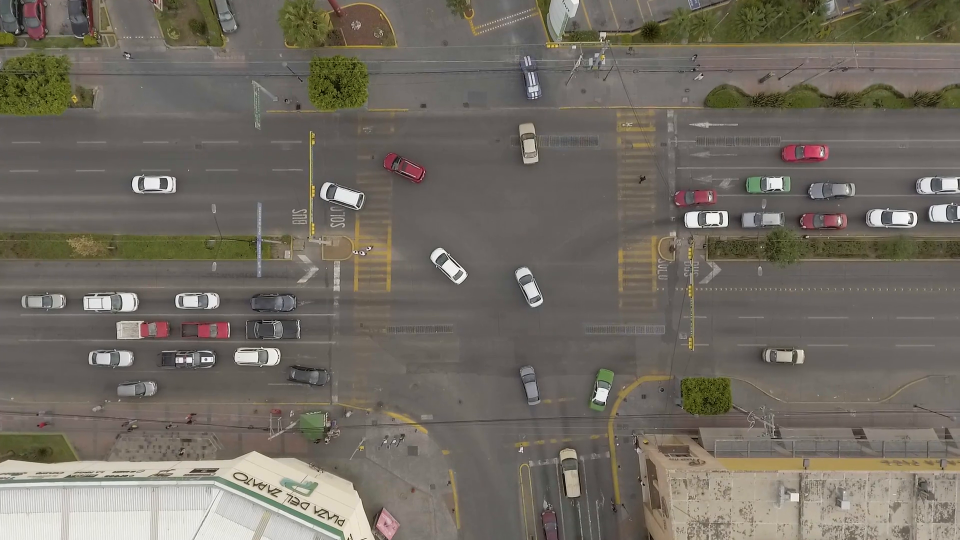
#> input picture frame 14 of opticalflow/sample3.mp4, 1920 x 1080 px, given in place of sample.mov, which was not available (shown at 1/2 size)
$ python movie_opticalflow.py
#> lines starting #> are read from the running program, lines starting #| are printed output that depends on the picture; after the words box and inside, x2 and y2 are one past the last pixel; in counts of white or black regions, pixels touching at a corner belong together; pictures that were not available may be replaced by others from this repository, and a replacement may not be noted
import cv2
import numpy as np


def draw_flow(img, gray, flow, step=16):
    h, w = img.shape[:2]
    y, x = np.mgrid[step / 2:h:step, step /
                    2:w:step].reshape(2, -1).astype(int)
    fx, fy = flow[y, x].T * 10
    lines = np.vstack([x, y, x + fx, y + fy]).T.reshape(-1, 2, 2)
    lines = np.int32(lines)

    # vis = np.zeros((img.shape[0], img.shape[1], 3), np.uint8)
    vis = cv2.cvtColor(gray, cv2.COLOR_GRAY2BGR)  # グレー画像を背景に使用
    vis = 255 - vis  # ネガ反転
    rad = int(step / 2)

    i = 0  # ループカウンタ
    for (x1, y1), (x2, y2) in lines:
        pv = img[y1, x1]
        col = (int(pv[0]), int(pv[1]), int(pv[2]))
        r = rad - int(rad * abs(fx[i]) * .05)  # ドットの半径を移動ベクトルの量に応じて小さくする
        cv2.circle(vis, (x1, y1), abs(r), col, -1)
        i += 1
    cv2.polylines(vis, lines, False, (255, 255, 0), 2)
    return vis


cap = cv2.VideoCapture('./sample.mov')
# cap = cv2.VideoCapture('./sample2.mp4')
ret, frame = cap.read()
#> frame is the input picture: shape (1080, 1920, 3); mean B, G, R 98.2, 107.6, 113.5
prevgray = cv2.cvtColor(frame, cv2.COLOR_BGR2GRAY)
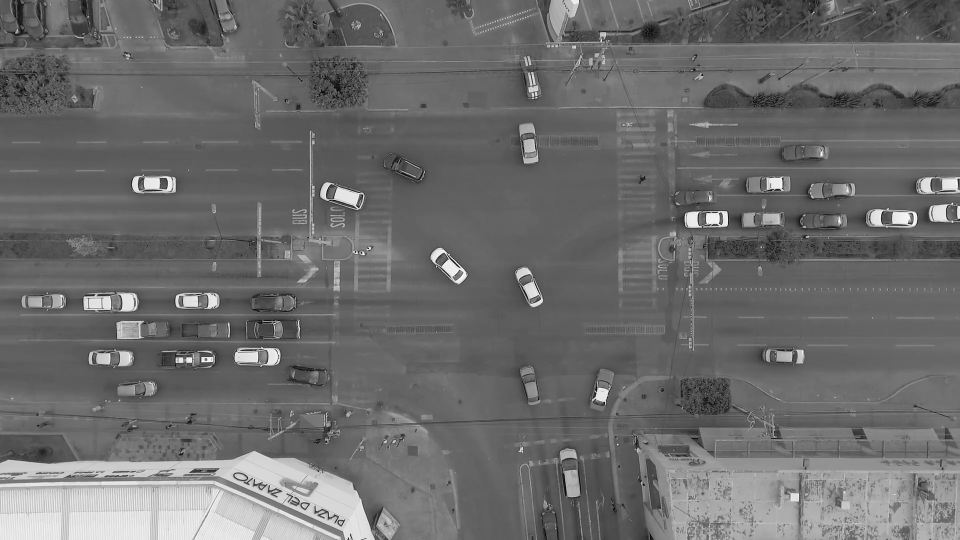
#> prevgray: shape (1080, 1920) (shown at 1/2 size); min 0, max 255, mean 108.3

while True:
    # カメラのフレームをキャプチャ
    ret, frame = cap.read()
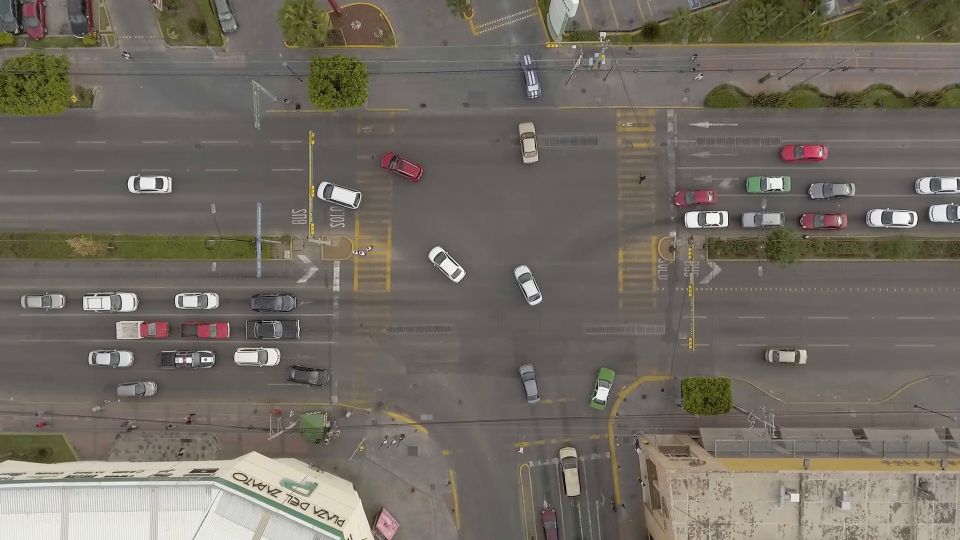
#> input picture frame 15 of opticalflow/sample3.mp4, 1920 x 1080 px, given in place of sample.mov, which was not available (shown at 1/2 size)
#> frame is the input picture: shape (1080, 1920, 3); mean B, G, R 98.4, 107.7, 113.6
    gray = cv2.cvtColor(frame, cv2.COLOR_BGR2GRAY)
    flow = cv2.calcOpticalFlowFarneback(
        prevgray, gray, None, 0.5, 3, 15, 3, 5, 1.2, 0)
    # flow[縦軸データ, 横軸データ, (x,y)]
    # print flow[0,0,:] # ＠ x,y ともに 0 番目のベクトルの大きさ, 角度（であってる？）
    prevgray = gray

    # プレビュー
    cv2.imshow('detect preview', draw_flow(frame, gray, flow, 32))
#> in draw_flow, `fx, fy = flow[y, x].T * 10`: fx = 2040 values, max 54.86 at index 1368, min -86.47 at index 670, mean -0.882; fy = 2040 values, max 21.23 at index 1869, min -38.57 at index 1113, mean -0.457
#> in draw_flow, `vis = 255 - vis`:
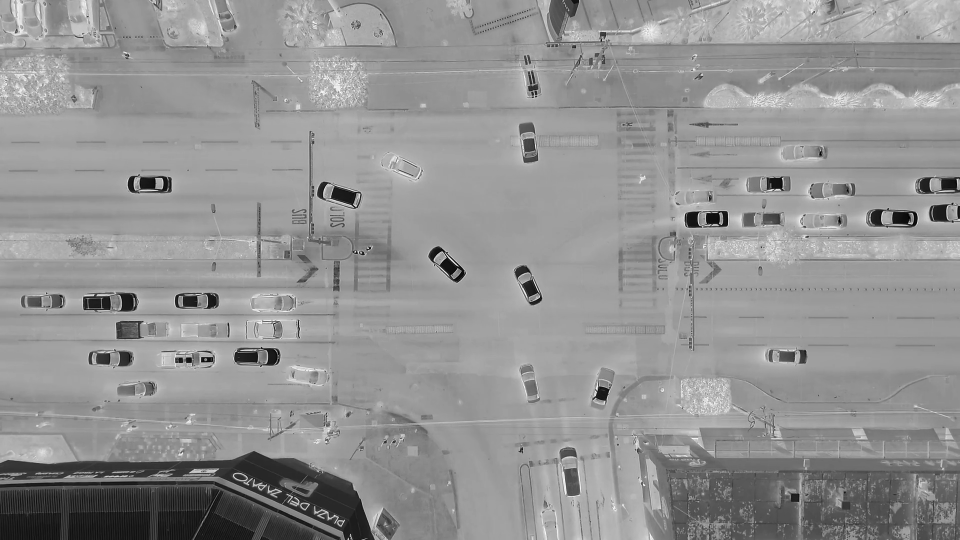
#> vis: shape (1080, 1920, 3) (shown at 1/2 size); min 0, max 255, mean 146.6
#> the loop in draw_flow, `for (x1, y1), (x2, y2) in lines:` made 2040 passes
#> (x1, x2, y2, col, r) on passes 1 to 3: (16, 6, 13, (87, 88, 83), 9), (48, 36, 9, (91, 85, 131), 8), (80, 69, 10, (109, 106, 140), 8)
#> after the loop in draw_flow, `for (x1, y1), (x2, y2) in lines:`:
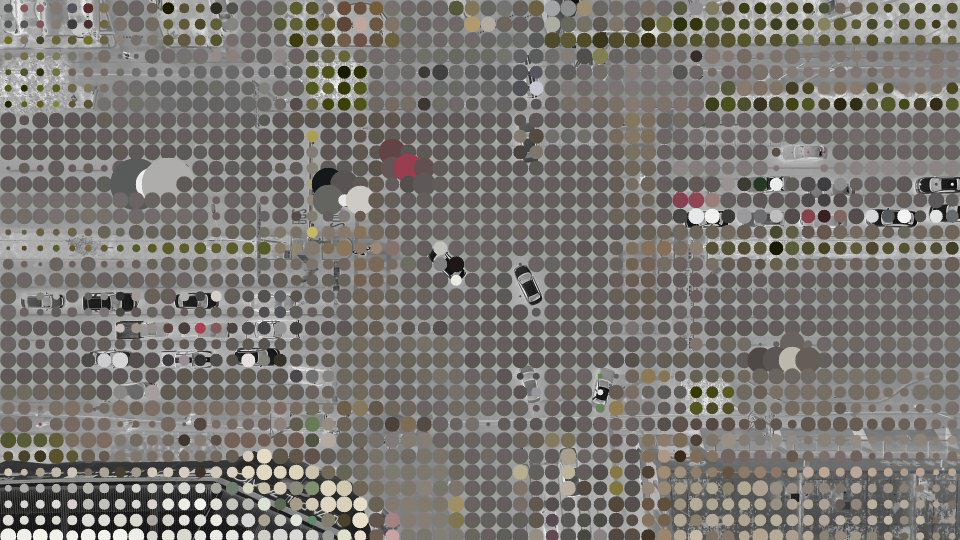
#> vis: shape (1080, 1920, 3) (shown at 1/2 size); mean B, G, R 115.6, 120.3, 123.8
#> after the loop in draw_flow, `for (x1, y1), (x2, y2) in lines:`: i = 2040
#> in draw_flow, `cv2.polylines(vis, lines, False, (255, 255, 0), 2)`:
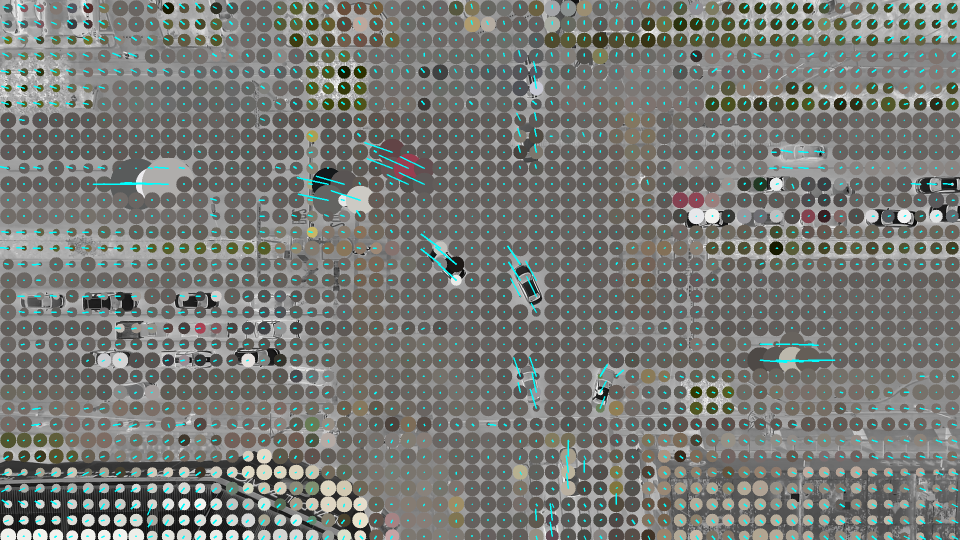
#> vis: shape (1080, 1920, 3) (shown at 1/2 size); 2.13% of pixels changed, all inside (x1, y1, x2, y2) = (0, 5, 1917, 1080)

    if cv2.waitKey(1) & 0xFF == ord('q'):
#> (key q is pressed here)
        cap.release()
        break

    cv2.destroyAllWindows()

$ run again, starting later in the video
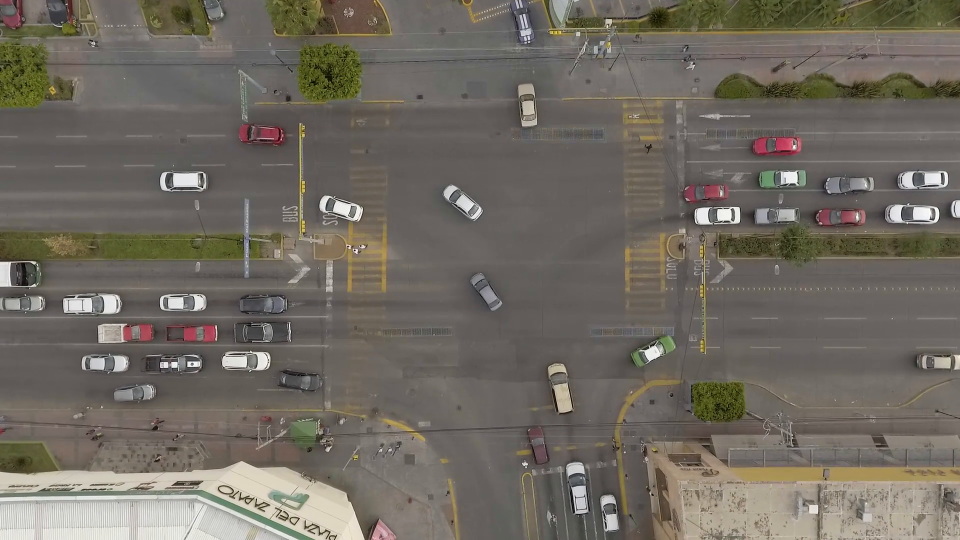
#> input picture frame 63 of opticalflow/sample3.mp4, 1920 x 1080 px, given in place of sample.mov, which was not available (shown at 1/2 size)
#> frame is the input picture: shape (1080, 1920, 3); mean B, G, R 97.1, 106.3, 112.2
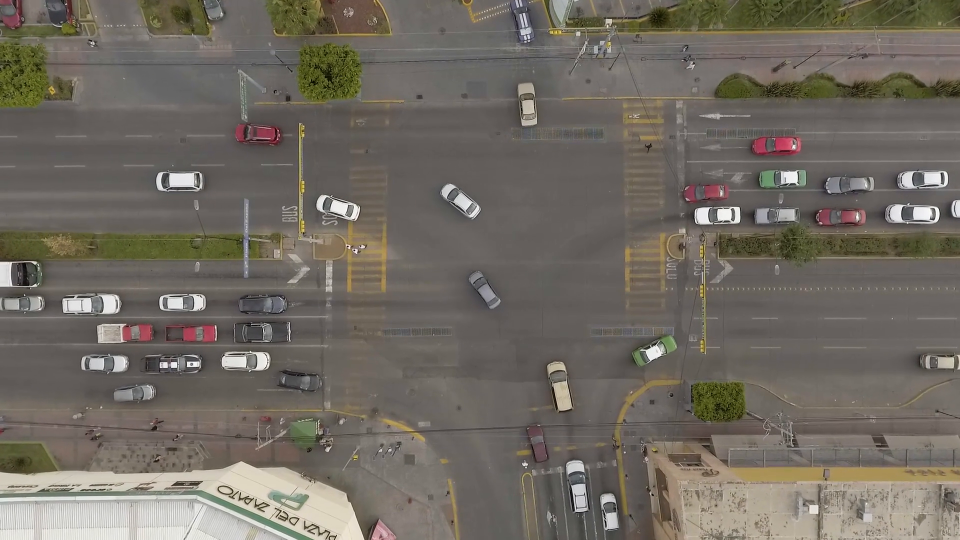
#> input picture frame 64 of opticalflow/sample3.mp4, 1920 x 1080 px, given in place of sample.mov, which was not available (shown at 1/2 size)
#> frame is the input picture: shape (1080, 1920, 3); mean B, G, R 97.6, 106.5, 112.6
#> fx = 2040 values, max 69.14 at index 1379, min -77.25 at index 610, mean -1.83; fy = 2040 values, max 32.03 at index 1921, min -42.74 at index 1653, mean -0.725
#> the loop in draw_flow, `for (x1, y1), (x2, y2) in lines:` made 2040 passes
#> (x1, x2, y2, col, r) on passes 1 to 3: (16, 6, 16, (104, 106, 108), 9), (48, 38, 13, (93, 99, 110), 9), (80, 69, 13, (119, 121, 131), 8)
#> after the loop in draw_flow, `for (x1, y1), (x2, y2) in lines:`: i = 2040
#> in draw_flow, `cv2.polylines(vis, lines, False, (255, 255, 0), 2)`:
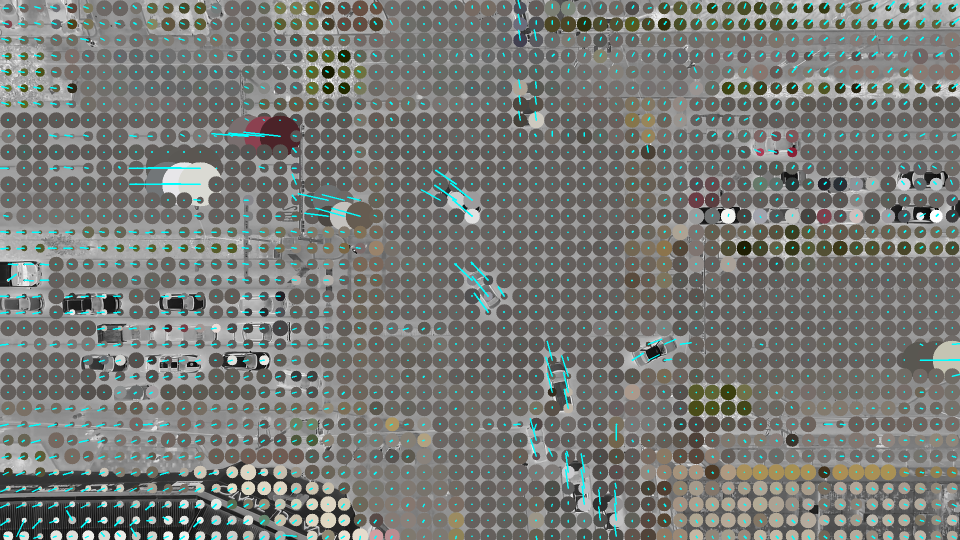
#> vis: shape (1080, 1920, 3) (shown at 1/2 size); mean B, G, R 119.1, 123.4, 121.4

$ run again, starting later in the video
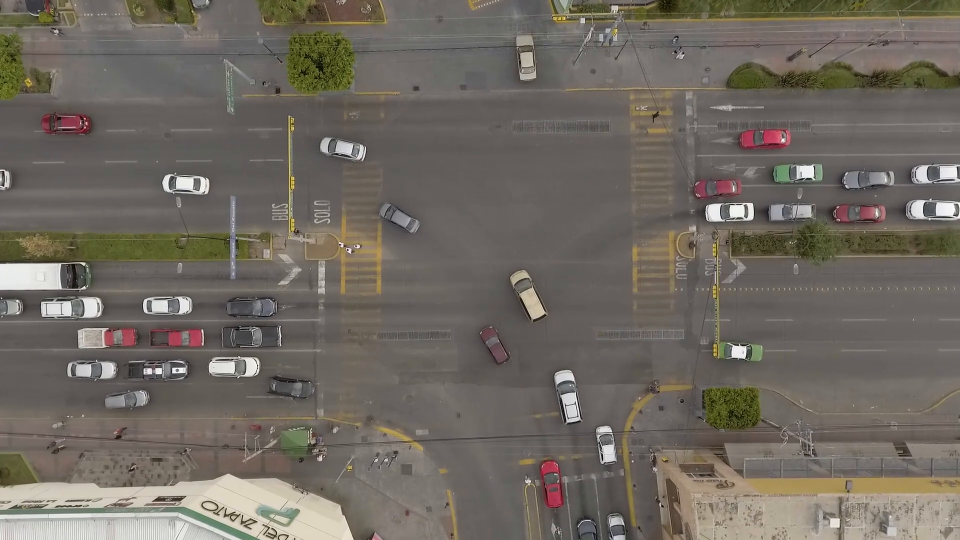
#> input picture frame 112 of opticalflow/sample3.mp4, 1920 x 1080 px, given in place of sample.mov, which was not available (shown at 1/2 size)
#> frame is the input picture: shape (1080, 1920, 3); mean B, G, R 96.9, 105.4, 111.7
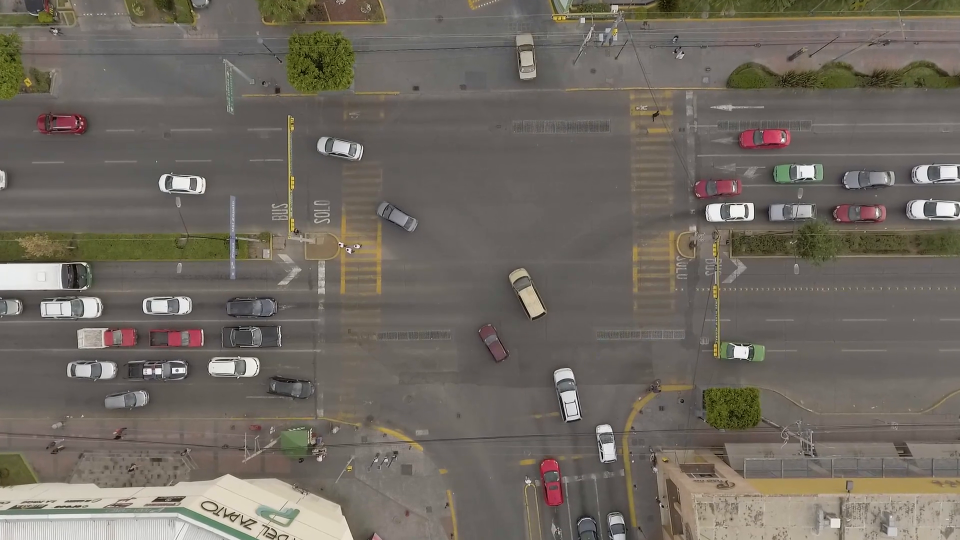
#> input picture frame 113 of opticalflow/sample3.mp4, 1920 x 1080 px, given in place of sample.mov, which was not available (shown at 1/2 size)
#> frame is the input picture: shape (1080, 1920, 3); mean B, G, R 96.9, 105.4, 111.7
#> fx = 2040 values, max 57.5 at index 1617, min -96.36 at index 660, mean -0.375; fy = 2040 values, max 21.25 at index 1984, min -44.62 at index 1291, mean -0.609
#> the loop in draw_flow, `for (x1, y1), (x2, y2) in lines:` made 2040 passes
#> (x1, x2, y2, col, r) on passes 1 to 3: (16, 4, 11, (106, 113, 118), 7), (48, 36, 11, (89, 92, 97), 7), (80, 69, 10, (60, 57, 58), 8)
#> after the loop in draw_flow, `for (x1, y1), (x2, y2) in lines:`: i = 2040
#> in draw_flow, `cv2.polylines(vis, lines, False, (255, 255, 0), 2)`:
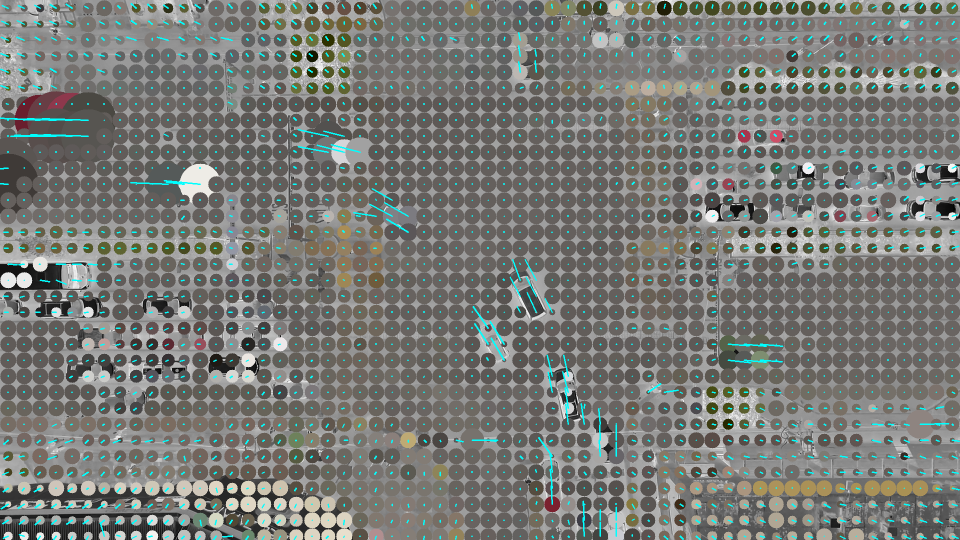
#> vis: shape (1080, 1920, 3) (shown at 1/2 size); mean B, G, R 119.2, 123.4, 121.3
